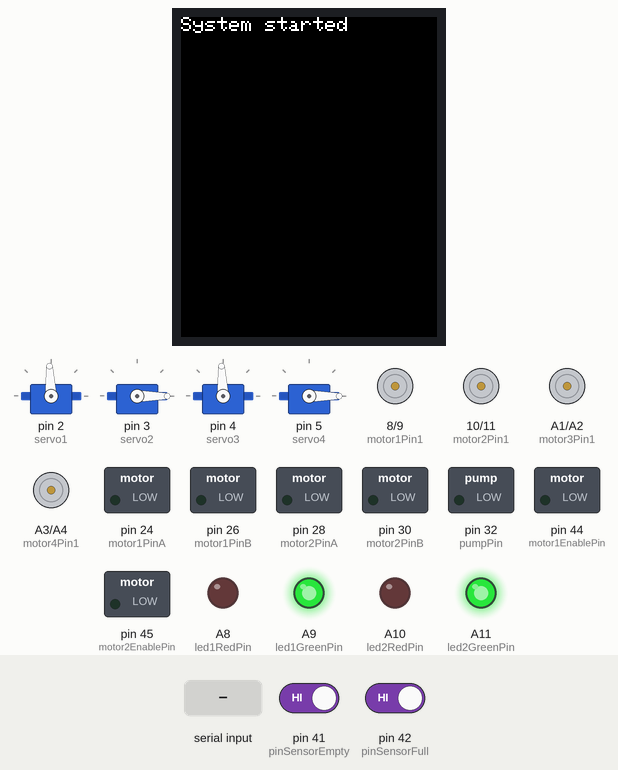
This sketch was run on a simulated Arduino Mega 2560, built with avr-gcc and run on an emulated ATmega2560. Shown: 128×160 colour display, 4 × servo, motor-driver pin pairs drawn as motors (green arrow = first pin HIGH = forward, orange = second pin HIGH = backward, longer = more drive), switched loads named in the sketch (green lamp = pin HIGH), output pins drawn as LEDs (lit = HIGH). The test bench sets the inputs (shaded band); at power-on: pin 41 (pinSensorEmpty) HIGH, pin 42 (pinSensorFull) HIGH. What the sketch prints to the serial monitor is not drawn.

Above: at 1.3 s.
1.4 s: "MOTORA1A2_UP\n" received over Serial
At 2.8 s:
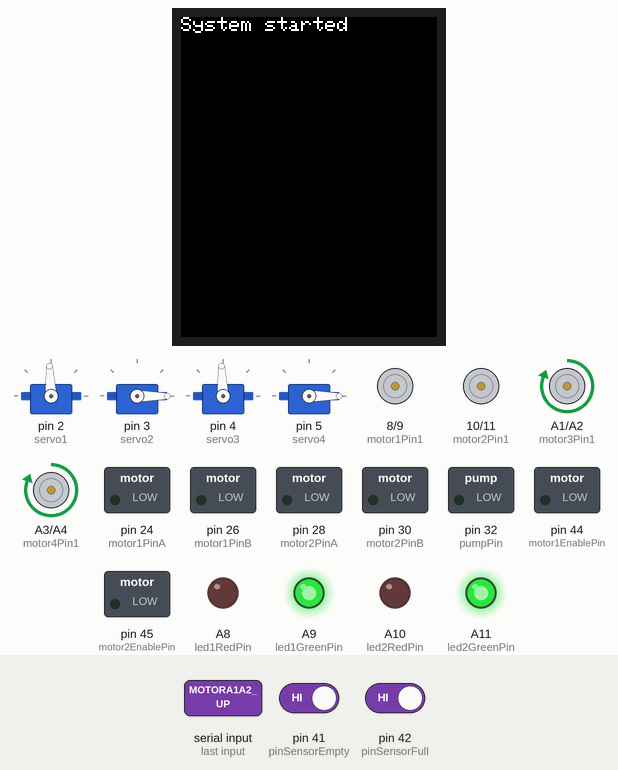
3.1 s: "MOTORA1A2_DOWN\n" received over Serial
At 4.4 s:
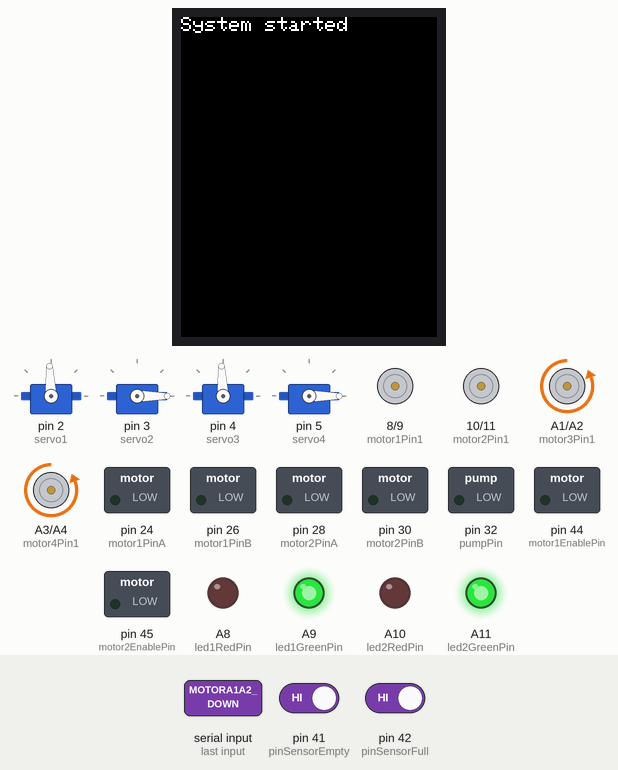
4.7 s: "MOTOR8_11_UP\n" received over Serial
At 5.9 s:
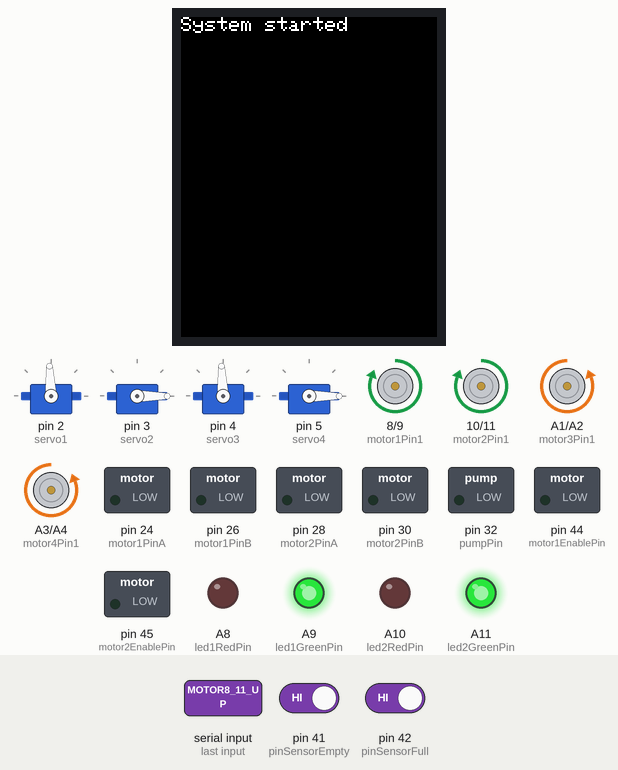
6.3 s: "MOTORA1A2_STOP\n" received over Serial
At 7.3 s:
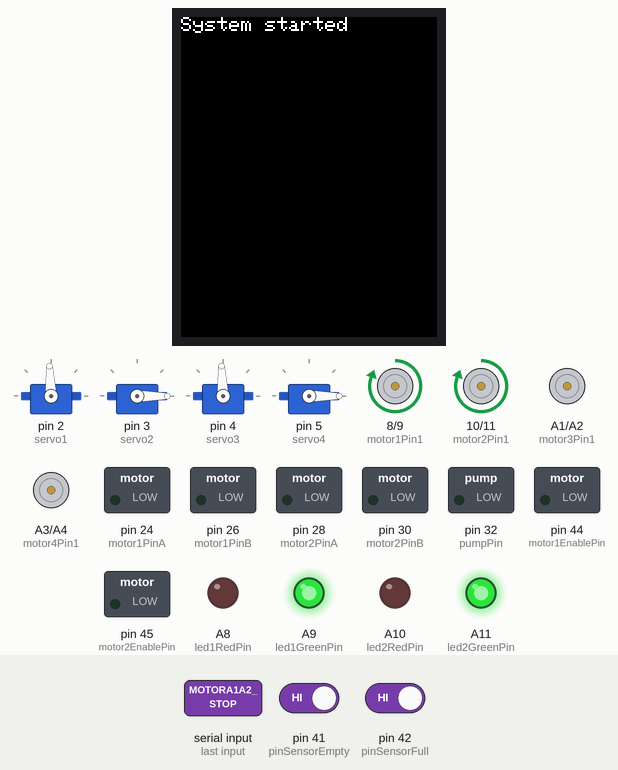
8.0 s: "MOTOR8_11_DOWN\n" received over Serial
At 9.1 s:
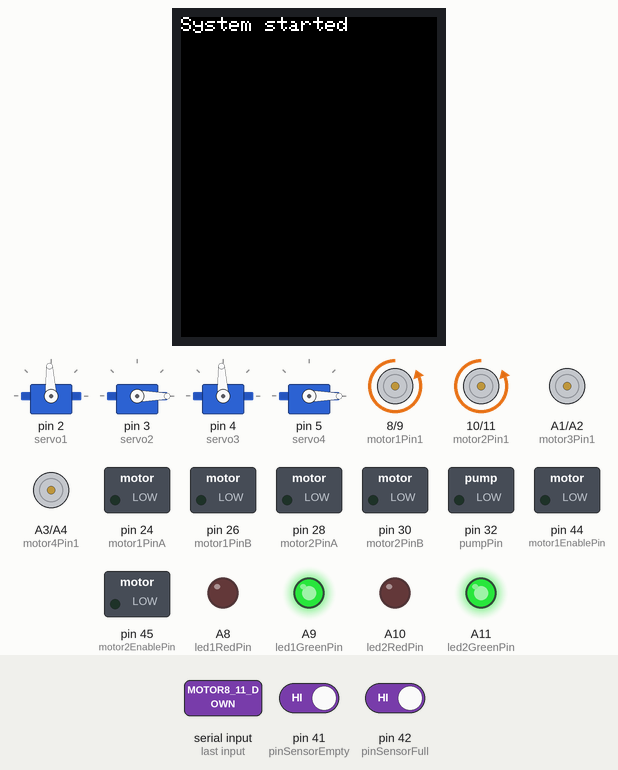
Timing chart, 0 to 11.0 s (numbered marks = the images above; inputs shaded):
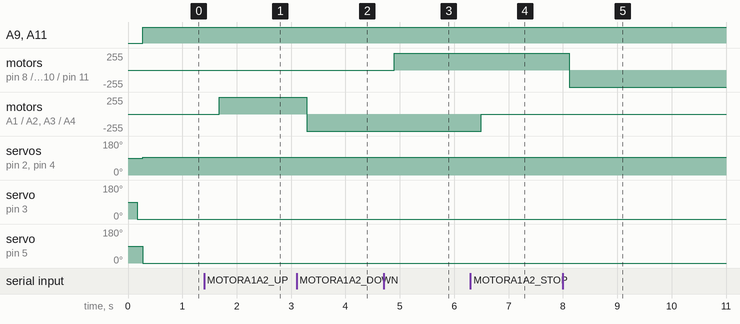

Measured:
- after the input at 1.4 s, motor on A1 (motor3Pin1) / A2 (motor3Pin2), motor on A3 (motor4Pin1) / A4 (motor4Pin2): stopped → forward 255/255 after 0.28 s
- after the input at 3.1 s, motor on A1 (motor3Pin1) / A2 (motor3Pin2), motor on A3 (motor4Pin1) / A4 (motor4Pin2): forward 255/255 → backward 255/255 after 0.19 s
- after the input at 4.7 s, motor on pin 8 (motor1Pin1) / pin 9 (motor1Pin2), motor on pin 10 (motor2Pin1) / pin 11 (motor2Pin2): stopped → forward 255/255 after 0.19 s
- after the input at 6.3 s, motor on A1 (motor3Pin1) / A2 (motor3Pin2), motor on A3 (motor4Pin1) / A4 (motor4Pin2): backward 255/255 → stopped after 0.20 s
- after the input at 8.0 s, motor on pin 8 (motor1Pin1) / pin 9 (motor1Pin2), motor on pin 10 (motor2Pin1) / pin 11 (motor2Pin2): forward 255/255 → backward 255/255 after 0.12 s

The sketch:

shluz.ino
```cpp
#include <Adafruit_GFX.h>    // Библиотека для графики
#include <Adafruit_ST7735.h> // Библиотека для TFT-дисплея
#include <Servo.h>
#include <Wire.h>

// Параметры для TFT-дисплея
#define TFT_CS   53  // Используем пин 53 для CS
#define TFT_RST  6   // Пин для сброса (заменили на 6)
#define TFT_DC   7   // Пин для выбора данных/команд (заменили на 7)
Adafruit_ST7735 tft = Adafruit_ST7735(TFT_CS, TFT_DC, TFT_RST);


// Параметры для сервоприводов
Servo servo1;
Servo servo2;
Servo servo3;
Servo servo4;

// Параметры для драйверов двигателей L9110S
int motor1Pin1 = 8;
int motor1Pin2 = 9;
int motor2Pin1 = 10;
int motor2Pin2 = 11;
int motor3Pin1 = A1;
int motor3Pin2 = A2;
int motor4Pin1 = A3;
int motor4Pin2 = A4;

// Датчики уровня воды
const uint8_t pinSensorEmpty = 41; // Пин для датчика "Пустой шлюз"
const uint8_t pinSensorFull = 42;  // Пин для датчика "Полный шлюз"
bool waterLevelEmpty = false;      // Состояние уровня воды "Пустой шлюз"
bool waterLevelFull = false;       // Состояние уровня воды "Полный шлюз"

// Датчик расхода воды
int flowSensorPin = A0;
volatile long pulseCount = 0;
float flowRate = 0.0;
float totalWater = 0.0;

// Светодиоды
int led1RedPin = A8;
int led1GreenPin = A9;
int led2RedPin = A10;
int led2GreenPin = A11;

// Управление моторами через L298N
int motor1EnablePin = 44;  // ВКЛ/ВЫКЛ 1 мотор
int motor1PinA = 24;       // Управление 1 мотором
int motor1PinB = 26;       // Управление 1 мотором
int motor2EnablePin = 45;  // ВКЛ/ВЫКЛ 2 мотор
int motor2PinA = 28;       // Управление 2 мотором
int motor2PinB = 30;       // Управление 2 мотором

// Управление помпой
int pumpPin = 32;

// Состояния устройств
int motorA1A2State = 0; // 1 - верх, 2 - низ, 0 - стоп
int motor8_11State = 0; // 1 - верх, 2 - низ, 0 - стоп
bool servo2_3State = false;  // false - закрыто, true - открыто
bool servo4_5State = false;  // false - закрыто, true - открыто
bool led1State = false;      // false - выключен, true - включен
bool led2State = false;      // false - выключен, true - включен
int motor1Speed = 0;         // Скорость мотора 1 (0-255)
int motor2Speed = 0;         // Скорость мотора 2 (0-255)
bool pumpState = false;      // Состояние помпы

// Функция для управления сервоприводами
void controlServos(bool open2_3, bool open4_5) {
  if (open2_3) {
    servo1.write(-5); // Открыто
    servo2.write(93);
  } else {
    servo2.write(-5);
    delay(100);
    servo1.write(93); // Закрыто
  }

  if (open4_5) {
    servo3.write(-5); // Открыто
    servo4.write(93);
  } else {
    servo3.write(93); // Закрыто
    servo4.write(-5);
  }
}

// Функция для управления моторами
void controlMotors(int motorA1A2Up, int motor8_11Up) {
  if (motorA1A2Up == 1) {
    analogWrite(motor3Pin1, 255); // Верх
    analogWrite(motor3Pin2, 0);
    analogWrite(motor4Pin1, 255);
    analogWrite(motor4Pin2, 0);
  } else if (motorA1A2Up == 2) {
    analogWrite(motor3Pin1, 0); // вниз
    analogWrite(motor3Pin2, 255);
    analogWrite(motor4Pin1, 0);
    analogWrite(motor4Pin2, 255);
  } else if (motorA1A2Up == 0) {
    analogWrite(motor3Pin1, 0); // стоп
    analogWrite(motor3Pin2, 0);
    analogWrite(motor4Pin1, 0);
    analogWrite(motor4Pin2, 0);
  }

  if (motor8_11Up == 1) {
    analogWrite(motor1Pin1, 255); // Верх
    analogWrite(motor1Pin2, 0);
    analogWrite(motor2Pin1, 255);
    analogWrite(motor2Pin2, 0);
  } else if (motor8_11Up == 2) {
    analogWrite(motor1Pin1, 0); // вниз
    analogWrite(motor1Pin2, 255);
    analogWrite(motor2Pin1, 0);
    analogWrite(motor2Pin2, 255);
  } else if (motor8_11Up == 0) {
    analogWrite(motor1Pin1, 0); // стоп
    analogWrite(motor1Pin2, 0);
    analogWrite(motor2Pin1, 0);
    analogWrite(motor2Pin2, 0);
  }
}

// Функция для управления светодиодами
void controlLEDs(bool led1On, bool led2On) {
  digitalWrite(led1RedPin, led1On ? HIGH : LOW);
  digitalWrite(led1GreenPin, led1On ? LOW : HIGH);
  digitalWrite(led2RedPin, led2On ? HIGH : LOW);
  digitalWrite(led2GreenPin, led2On ? LOW : HIGH);
}

// Функция для управления моторами через L298N
void controlL298N(bool motor1On, bool motor2On) {
  // Управление мотором 1
  if (motor1On) {
    digitalWrite(motor1PinA, HIGH);
    digitalWrite(motor1PinB, LOW);
    analogWrite(motor1EnablePin, 255); // Полная скорость
  } else {
    digitalWrite(motor1EnablePin, LOW); // Остановка мотора 1
  }

  // Управление мотором 2
  if (motor2On) {
    digitalWrite(motor2PinA, HIGH);
    digitalWrite(motor2PinB, LOW);
    analogWrite(motor2EnablePin, 255); // Полная скорость
  } else {
    digitalWrite(motor2EnablePin, LOW); // Остановка мотора 2
  }
}

// Функция для управления помпой
void controlPump(bool state) {
  digitalWrite(pumpPin, state ? HIGH : LOW);
}

// Функция для обработки прерываний от датчика расхода воды
void pulseCounter() {
  pulseCount++;
}

// Функция для вывода текста на TFT-дисплей
void displayText(const String &text) {
  tft.fillScreen(ST7735_BLACK); // Очистка экрана
  tft.setCursor(0, 0);          // Установка курсора в начало
  tft.setTextColor(ST7735_WHITE); // Белый текст
  tft.setTextSize(1);           // Размер текста
  tft.println(text);            // Вывод текста
}

void setup() {
  // Инициализация TFT-дисплея
  tft.initR(INITR_BLACKTAB); // Инициализация дисплея
  tft.fillScreen(ST7735_BLACK); // Очистка экрана
  tft.setTextColor(ST7735_WHITE); // Белый текст
  tft.setTextSize(1);           // Размер текста
  tft.println("System started"); // Начальное сообщение

  // Инициализация сервоприводов
  servo1.attach(2);
  servo2.attach(3);
  servo3.attach(4);
  servo4.attach(5);

  // Инициализация моторов
  pinMode(motor1Pin1, OUTPUT);
  pinMode(motor1Pin2, OUTPUT);
  pinMode(motor2Pin1, OUTPUT);
  pinMode(motor2Pin2, OUTPUT);
  pinMode(motor3Pin1, OUTPUT);
  pinMode(motor3Pin2, OUTPUT);
  pinMode(motor4Pin1, OUTPUT);
  pinMode(motor4Pin2, OUTPUT);

  // Инициализация светодиодов
  pinMode(led1RedPin, OUTPUT);
  pinMode(led1GreenPin, OUTPUT);
  pinMode(led2RedPin, OUTPUT);
  pinMode(led2GreenPin, OUTPUT);

  // Инициализация моторов через L298N
  pinMode(motor1EnablePin, OUTPUT);
  pinMode(motor1PinA, OUTPUT);
  pinMode(motor1PinB, OUTPUT);
  pinMode(motor2EnablePin, OUTPUT);
  pinMode(motor2PinA, OUTPUT);
  pinMode(motor2PinB, OUTPUT);

  // Инициализация помпы
  pinMode(pumpPin, OUTPUT);

  // Инициализация датчиков уровня воды
  pinMode(pinSensorEmpty, INPUT_PULLUP);
  pinMode(pinSensorFull, INPUT_PULLUP);

  // Инициализация датчика расхода воды
  pinMode(flowSensorPin, INPUT);
  attachInterrupt(digitalPinToInterrupt(flowSensorPin), pulseCounter, FALLING);

  // Инициализация Serial
  Serial.begin(9600);
  Serial.println("System started"); // Отладочное сообщение
}

void loop() {
  // Обработка сигналов с датчиков уровня воды
  waterLevelEmpty = !digitalRead(pinSensorEmpty); // Если уровень воды низкий, waterLevelEmpty = true
  waterLevelFull = !digitalRead(pinSensorFull);   // Если уровень воды высокий, waterLevelFull = true

  // Обработка команд от Serial
  if (Serial.available()) {
    String command = Serial.readStringUntil('\n');
    command.trim();
    Serial.println("Received command: " + command);  // Отладочное сообщение

    // Обработка команды запроса данных о расходе воды
    if (command == "GET_WATER_DATA") {
      String data = String(totalWater) + "," + String(flowRate);
      Serial.println(data);
    }
    // Обработка команды запроса данных о уровне воды
    else if (command == "GET_WATER_LEVEL") {
      String data = String(waterLevelEmpty ? "high" : "low") + "," + String(waterLevelFull ? "high" : "low");
      Serial.println(data);
    }

    // Управление моторами A1,A2 и A3,A4
    else if (command == "MOTORA1A2_UP") {
      motorA1A2State = 1;
      Serial.println("MOTORA1A2: UP");
    } else if (command == "MOTORA1A2_DOWN") {
      motorA1A2State = 2;
      Serial.println("MOTORA1A2: DOWN");
    } else if (command == "MOTORA1A2_STOP") {
      motorA1A2State = 0;
      Serial.println("MOTORA1A2: STOP");
    }

    // Управление моторами 8,9 и 10,11
    else if (command == "MOTOR8_11_UP") {
      motor8_11State = 1;
      Serial.println("MOTOR8_11: UP");
    } else if (command == "MOTOR8_11_DOWN") {
      motor8_11State = 2;
      Serial.println("MOTOR8_11: DOWN");
    } else if (command == "MOTOR8_11_STOP") {
      motor8_11State = 0;
      Serial.println("MOTOR8_11: STOP");
    }

    // Управление сервоприводами 2,3
    else if (command == "SERVO2_3_OPEN") {
      servo2_3State = true;
      Serial.println("SERVO2_3: OPEN");
    } else if (command == "SERVO2_3_CLOSE") {
      servo2_3State = false;
      Serial.println("SERVO2_3: CLOSE");
    }

    // Управление сервоприводами 4,5
    else if (command == "SERVO4_5_OPEN") {
      servo4_5State = true;
      Serial.println("SERVO4_5: OPEN");
    } else if (command == "SERVO4_5_CLOSE") {
      servo4_5State = false;
      Serial.println("SERVO4_5: CLOSE");
    }

    // Управление светодиодами
    else if (command == "LED1_ON") {
      led1State = true;
      Serial.println("LED1: ON");
    } else if (command == "LED1_OFF") {
      led1State = false;
      Serial.println("LED1: OFF");
    } else if (command == "LED2_ON") {
      led2State = true;
      Serial.println("LED2: ON");
    } else if (command == "LED2_OFF") {
      led2State = false;
      Serial.println("LED2: OFF");
    }

    // Обработка команд для управления моторами
    else if (command == "MOTOR1_ON") {
      motor1Speed = 255; // Включить мотор 1
      Serial.println("MOTOR1: ON");
    } else if (command == "MOTOR1_OFF") {
      motor1Speed = 0; // Выключить мотор 1
      Serial.println("MOTOR1: OFF");
    } else if (command == "MOTOR2_ON") {
      motor2Speed = 255; // Включить мотор 2
      Serial.println("MOTOR2: ON");
    } else if (command == "MOTOR2_OFF") {
      motor2Speed = 0; // Выключить мотор 2
      Serial.println("MOTOR2: OFF");
    }

    // Управление помпой
    else if (command == "PUMP_ON") {
      pumpState = true;
      Serial.println("PUMP: ON");
    } else if (command == "PUMP_OFF") {
      pumpState = false;
      Serial.println("PUMP: OFF");
    }
  }

  // Управление устройствами
  controlServos(servo2_3State, servo4_5State);
  controlMotors(motorA1A2State, motor8_11State);
  controlLEDs(led1State, led2State);
  controlPump(pumpState);

  // Управление моторами
  controlL298N(motor1Speed > 0, motor2Speed > 0);

  // Обработка сигналов с датчиков уровня воды
  waterLevelEmpty = !digitalRead(pinSensorEmpty); // Если уровень воды низкий, waterLevelEmpty = true
  waterLevelFull = !digitalRead(pinSensorFull);   // Если уровень воды высокий, waterLevelFull = true

  // Отправка состояния уровня воды в Serial
  if (waterLevelEmpty) {
    Serial.println("WATER_LEVEL_EMPTY:HIGH");
  } else {
    Serial.println("WATER_LEVEL_EMPTY:LOW");
  }

  if (waterLevelFull) {
    Serial.println("WATER_LEVEL_FULL:HIGH");
  } else {
    Serial.println("WATER_LEVEL_FULL:LOW");
  }

  // Обновление данных датчика каждую секунду
  static unsigned long lastMeasurement = 0;
  if (millis() - lastMeasurement >= 1000) {
    detachInterrupt(digitalPinToInterrupt(flowSensorPin));
    flowRate = pulseCount / 7.5f; // Для YF-S401: 7.5 импульсов/литр
    totalWater += flowRate / 60;
    pulseCount = 0;
    lastMeasurement = millis();
    attachInterrupt(digitalPinToInterrupt(flowSensorPin), pulseCounter, FALLING);
  }

  delay(100); // Задержка для стабильности
}
```
